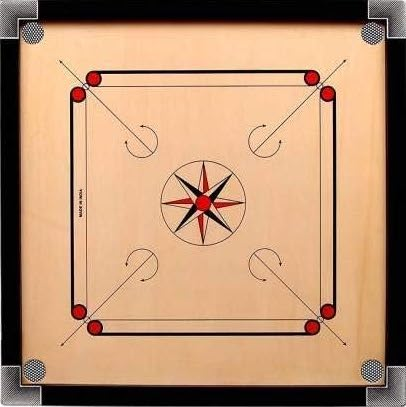
#> input picture src/134_random/carrom.jpg, 406 x 407 px
$ python sim.py
#> lines starting #> are read from the running program, lines starting #| are printed output that depends on the picture; after the words box and inside, x2 and y2 are one past the last pixel; in counts of white or black regions, pixels touching at a corner belong together
### src/134_random/physics.py
import numpy as np

class Engine:

    def __init__(self, pucks, corners, dt=0.001, mu=2.5):
        self.pucks = pucks
        self.dt = dt
        self.mu = mu
        self.corners = np.array(corners)

    def step(self):
        self.goal()
        self.friction()
        self.check_collisions()

        for puck in self.pucks:
            puck.step(self.dt)

    def friction(self):
        for p in self.pucks:
            p.v = p.v - self.mu * p.v * self.dt

    def goal(self):
        i = 0
        while i < len(self.pucks):
            for corner in self.corners:
                if np.linalg.norm(self.pucks[i].x - corner) < 10:
                    self.pucks.remove(self.pucks[i])
                    print('remove')
                    i -= 1
                    continue
            i += 1


    def check_collisions(self):
        for i, p in enumerate(self.pucks):
            for j, q in enumerate(self.pucks):
                if j <= i: continue
                elif p.type == Puck.BOUNDARY and q.type == Puck.BOUNDARY: continue
                elif p.collided(q):
                    pv = p.v.copy()
                    qv = q.v.copy()
                    p.v = -p.v
                    q.v = -q.v
                    while p.collided(q):
                        p.step(self.dt / 100)
                        q.step(self.dt / 100)

                    p.v = -p.v
                    q.v = -q.v

                    n = p.x - q.x
                    un = n / np.linalg.norm(n)
                    ut = np.array([un[1], -un[0]])

                    v1n = un @ p.v
                    v1t = ut @ p.v
                    v2n = un @ q.v
                    v2t = ut @ q.v

                    v1n_ = (v1n * (p.m - q.m) + 2 * q.m * v2n) / (q.m + p.m)
                    v2n_ = 0 * un @ ((q.v * (q.m - p.m) + 2 * p.m * p.v) / (p.m + q.m)) + 1*(v2n * (q.m - p.m) + 2 * p.m * v1n) / (p.m + q.m)
                    p.v = v1n_ * un + v1t * ut
                    q.v = v2n_ * un + v2t * ut


                    # [6 lines of commented-out code are left out]
                p.update_collision(q)


class Puck:

    TEN = 1
    TWENTY = 2
    QUEEN = 3
    STRIKER = 4
    BOUNDARY = 5

    def __init__(self, x0, v0=[0,0], m=1, r=7, type=None):
        self.x = np.array(x0)
        self.v = np.array(v0)
        self.m = m
        self.r = r
        self.type = type
        self.colliding = set()

    def step(self, dt):
        # foward integrate
        self.x = dt * self.v + self.x

    def collided(self, other):
        # check collision
        return np.linalg.norm(self.x - other.x) < self.r + other.r #and (other not in self.colliding or self not in other.colliding)

    def update_collision(self, other):
        if np.linalg.norm(self.x - other.x) < self.r + other.r:

            self.colliding.add(other)
            other.colliding.add(self)

            return True
        else:
            if other in self.colliding:
                self.colliding.remove(other)

            if self in other.colliding:
                other.colliding.remove(self)
            return False

### src/134_random/player.py
from physics import Puck
import numpy as np
from tqdm import tqdm

class ai:

    def __init__(self, corners, striker: Puck, l1=None, l2=None):
        self.corners = corners
        self.striker = striker
        self.l1 = l1
        self.l2 = l2


    def unitize(vec):
        return vec / np.linalg.norm(vec)


    # [143 lines left out: functions check_extra_collisions, optimize_shot, shot_configs, not called in this run]


### src/134_random/sim.py
import cv2
import numpy as np
import time
from physics import *
from player import ai

frame = cv2.imread("carrom.jpg", cv2.IMREAD_COLOR)
#> frame is the input picture: shape (407, 406, 3); mean B, G, R 114.6, 146, 184.7
WIDTH, HEIGHT,_ = frame.shape
#> WIDTH = 407; HEIGHT = 406
PUCK_MASS = 1
PUCK_RADIUS = 7
CENTER = np.array([WIDTH // 2, HEIGHT // 2])
#> CENTER = [203, 203]
COLOR = {Puck.TEN : (0, 0, 0),
         Puck.TWENTY : (42, 140, 245),
         Puck.QUEEN : (0, 100, 255),
         Puck.STRIKER : (255, 0, 255)}
CORNERS = [[33,33],
           [WIDTH - 33, 33],
           [33, HEIGHT - 33],
           [WIDTH - 33, HEIGHT - 33]]
circ = lambda r, i, n, b: r * np.array([np.cos(i / n * 2 * np.pi + b), np.sin(i / n * 2 * np.pi + b)])

tens = []
twenties = []
boundary = []
queen = Puck(x0=np.array([WIDTH // 2 + 0 * 100 , HEIGHT // 2 +0*140]), type=Puck.QUEEN)
for i in range(3): tens.append(Puck(x0=CENTER + circ(17, i, 3, 0),type=Puck.TEN))

for i in range(3): twenties.append(Puck(x0=CENTER + circ(17, i, 3, np.pi / 3),type=Puck.TWENTY))

for i in range(6): tens.append(Puck(x0=CENTER + circ(34, i, 6, 0),type=Puck.TEN))

for i in range(6): twenties.append(Puck(x0=CENTER + circ(34, i, 6, np.pi / 6),type=Puck.TWENTY))

for i in range(4):
    boundary.append(Puck(x0=CENTER + circ(10000 + HEIGHT // 2 - 27, i, 4, 0),
                    m=1000,
                    r=10000,
                    type=Puck.BOUNDARY))

striker = Puck(x0=[WIDTH // 2 - 100, HEIGHT // 2 + 123],
               m=1.25,
               r=10,
               v0=np.zeros(2),
               type=Puck.STRIKER)

bodies = [queen] + tens + twenties + [striker] + boundary
comp = ai(corners=CORNERS, striker=striker)
# x0, v0 = comp.shot_configs(bodies, [WIDTH // 2 - 100, HEIGHT // 2 + 123], [WIDTH // 2 + 100, HEIGHT // 2 + 123])

# striker.x = x0
# striker.v = 3 * v0
eng = Engine(pucks=bodies, corners=CORNERS)
t0 = time.time()
begin = True

while True:
    # setup the board
    frame = cv2.imread("carrom.jpg", cv2.IMREAD_COLOR)

    # iterate the physics engine
    eng.dt = 0.01
    # t0 = time.time()
    eng.step()

    # visualize
    for puck in eng.pucks:
        if puck.type != Puck.BOUNDARY:
            cv2.circle(frame, tuple(puck.x.astype(int)), puck.r, COLOR[puck.type], cv2.FILLED)
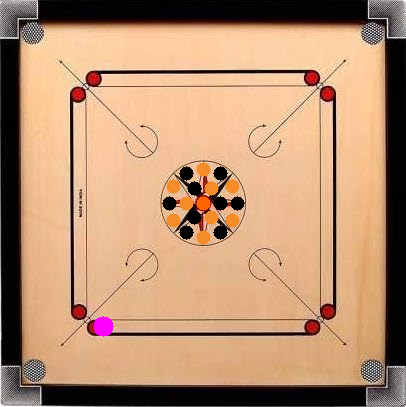
#> frame: shape (407, 406, 3); 1.91% of pixels changed, all inside (x1, y1, x2, y2) = (93, 162, 245, 337)
    cv2.imshow("Image", frame)

    if begin:
        key = cv2.waitKey(0)
#> (key q is pressed here)
        # t0 = time.time()
        if key == ord('s'):
            begin = False
    else:
        key = cv2.waitKey(1)
        if key == ord('q'):
            break
        if key == ord('s'):
            x0, v0 = comp.shot_configs(eng.pucks, [WIDTH // 2 - 100, HEIGHT // 2 + 123], [WIDTH // 2 + 100, HEIGHT // 2 + 123])
            # comp.shot_config_leaned(eng.pucks, [WIDTH // 2 - 100, HEIGHT // 2 + 123], [WIDTH // 2 + 100, HEIGHT // 2 + 123])
            striker.x = x0
            striker.v = 3 * v0
            # t0 = time.time()
            # begin = True
